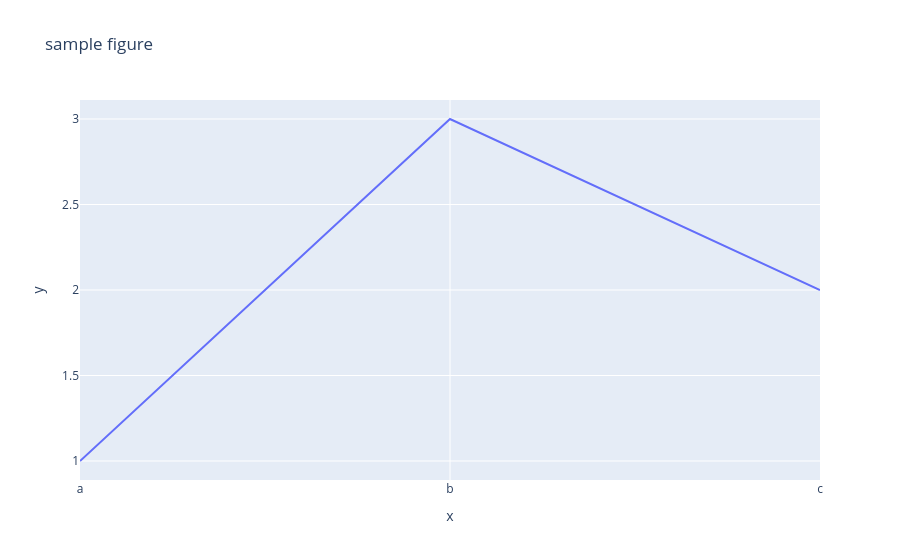

Notebook source saved alongside this figure:
### Markdown cell above
# Plotly

Key Features of Plotly
1. Interactivity:

- All plots are interactive by default, allowing zooming, panning, and hovering over data points to display tooltips.
2. High-Level and Low-Level APIs:

- `plotly.express`: A high-level interface for quick and easy plotting.
- `plotly.graph_objects`: A lower-level API for more customization and flexibility.

3. Integrations:

- Plotly integrates seamlessly with popular Python libraries like Pandas for data manipulation.
4. Compatibility:

- Plots render well in Jupyter Notebooks, web apps (via Dash), and static HTML reports.

### Code cell
import plotly.express as px
import pandas as pd
import seaborn as sns

fig = px.line(x=["a","b","c"], y=[1,3,2], title="sample figure")
print(fig)
fig.show()

### Figure 1 — Plotly figure (JSON) as saved in the notebook; plotly's stock layout.template omitted (floating-point values rounded to 4 significant figures)
{"data": [{"hovertemplate": "x=%{x}<br>y=%{y}<extra></extra>", "legendgroup": "", "line": {"color": "#636efa", "dash": "solid"}, "marker": {"symbol": "circle"}, "mode": "lines", "name": "", "orientation": "v", "showlegend": false, "type": "scatter", "x": ["a", "b", "c"], "xaxis": "x", "y": [1, 3, 2], "yaxis": "y"}], "layout": {"legend": {"tracegroupgap": 0}, "title": {"text": "sample figure"}, "xaxis": {"anchor": "y", "domain": [0, 1], "title": {"text": "x"}}, "yaxis": {"anchor": "x", "domain": [0, 1], "title": {"text": "y"}}}}
